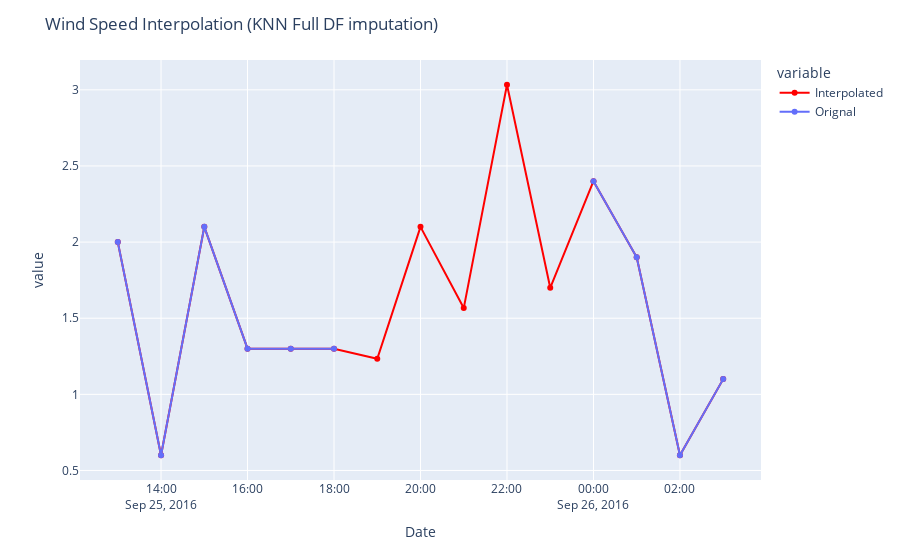

Notebook source saved alongside this figure:
### Code cell
nulls = pm_df["wind_speed"][31230:31245].isnull()
print(nulls)

fig = pm_imputed_df["wind_speed"][31230:31245].plot(color_discrete_sequence=["red"])
fig.add_trace(px.line(pm_df["wind_speed"][31230:31245]).data[0])
fig.update_traces(mode='markers+lines')
fig.update_layout(title="Wind Speed Interpolation (KNN Full DF imputation)")
fig["data"][0]["name"] = "Interpolated"
fig["data"][1]["name"] = "Orignal"
fig.show()

### Figure 1 — Plotly figure (JSON) as saved in the notebook; plotly's stock layout.template omitted (floating-point values rounded to 4 significant figures)
{"data": [{"hovertemplate": "variable=wind_speed<br>Date=%{x}<br>value=%{y}<extra></extra>", "legendgroup": "wind_speed", "line": {"color": "red", "dash": "solid"}, "mode": "markers+lines", "name": "Interpolated", "orientation": "v", "showlegend": true, "type": "scatter", "x": ["2016-09-25T13:00:00", "2016-09-25T14:00:00", "2016-09-25T15:00:00", "2016-09-25T16:00:00", "2016-09-25T17:00:00", "2016-09-25T18:00:00", "2016-09-25T19:00:00", "2016-09-25T20:00:00", "2016-09-25T21:00:00", "2016-09-25T22:00:00", "2016-09-25T23:00:00", "2016-09-26T00:00:00", "2016-09-26T01:00:00", "2016-09-26T02:00:00", "2016-09-26T03:00:00"], "xaxis": "x", "y": [2, 0.6, 2.1, 1.3, 1.3, 1.3, 1.233, 2.1, 1.567, 3.033, 1.7, 2.4, 1.9, 0.6, 1.1], "yaxis": "y"}, {"hovertemplate": "variable=wind_speed<br>Date=%{x}<br>value=%{y}<extra></extra>", "legendgroup": "wind_speed", "line": {"color": "#636efa", "dash": "solid"}, "mode": "markers+lines", "name": "Orignal", "orientation": "v", "showlegend": true, "type": "scatter", "x": ["2016-09-25T13:00:00", "2016-09-25T14:00:00", "2016-09-25T15:00:00", "2016-09-25T16:00:00", "2016-09-25T17:00:00", "2016-09-25T18:00:00", "2016-09-25T19:00:00", "2016-09-25T20:00:00", "2016-09-25T21:00:00", "2016-09-25T22:00:00", "2016-09-25T23:00:00", "2016-09-26T00:00:00", "2016-09-26T01:00:00", "2016-09-26T02:00:00", "2016-09-26T03:00:00"], "xaxis": "x", "y": [2, 0.6, 2.1, 1.3, 1.3, 1.3, null, null, null, null, null, 2.4, 1.9, 0.6, 1.1], "yaxis": "y"}], "layout": {"legend": {"title": {"text": "variable"}, "tracegroupgap": 0}, "margin": {"t": 60}, "title": {"text": "Wind Speed Interpolation (KNN Full DF imputation)"}, "xaxis": {"anchor": "y", "domain": [0, 1], "title": {"text": "Date"}}, "yaxis": {"anchor": "x", "domain": [0, 1], "title": {"text": "value"}}}}
